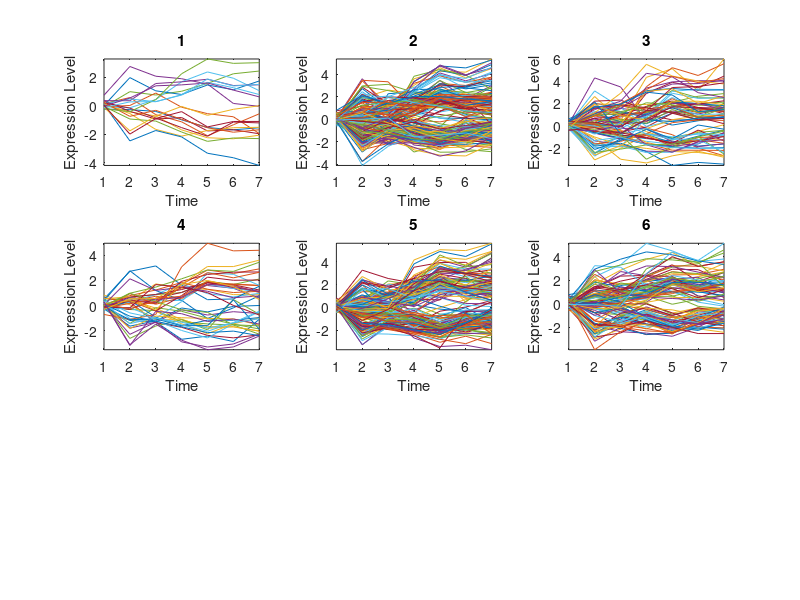

Source code (MATLAB): (Note: this script raises an error after producing the figure.)
close all; clear; clc;
gene= importdata('data/Sporulation.mat');
x=gene;

clusters=load('kmeans_Sporulation.mat');

pred=clusters.Y_pred;
k=length(unique(pred));

figure 
for c = 1:k
    subplot(3,3,c);
    plot(x((pred == c),:)');
    xlabel('Time');
    ylabel('Expression Level');
   title(c);
    axis tight
   
end

suptitle('Hierarchical Clustering of Profiles');